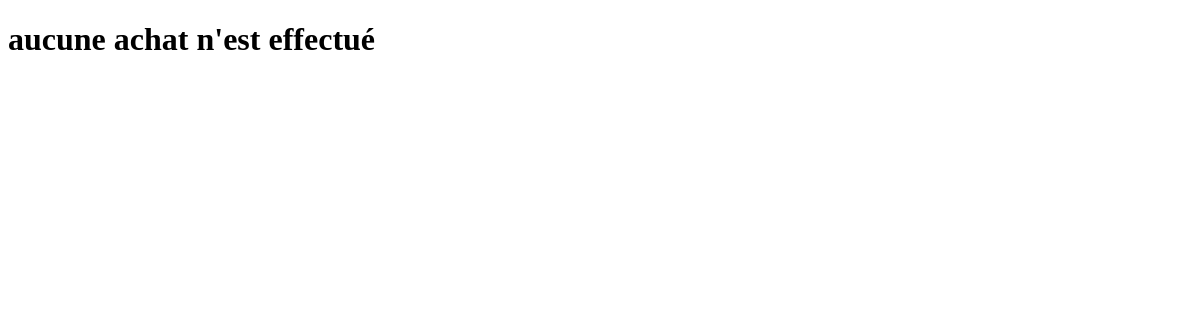
Page /listeAchat/ on the earlier database version.
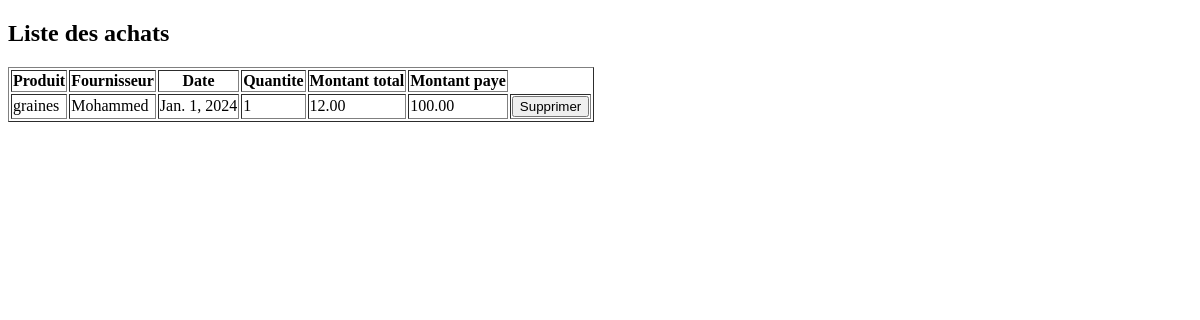
Same page on the later database version.
### SystemeGestion/models.py (models this page shows, shortened)
class Achat(models.Model):
    fournisseur = models.ForeignKey(Fournisseur, on_delete=models.CASCADE)
    produit = models.ForeignKey(Produit,on_delete=models.CASCADE)
    quantite = models.IntegerField()
    date_achat = models.DateField()
    prix_unitaire_ht = models.DecimalField(max_digits=10, decimal_places=2)
    montant_total_achat_ht = models.DecimalField(max_digits=10, decimal_places=2)
    montant_paye = models.DecimalField(decimal_places=2, max_digits=10)

class Produit(models.Model):
    Code=models.AutoField(primary_key=True)
    NomP=models.CharField(max_length=30)
    Description=models.CharField(max_length=100)
    prix_achat=models.DecimalField(max_digits=10, decimal_places=2)
    def __str__(self):
        return self.NomP

class Fournisseur(models.Model):
    ID_Fourni= models.AutoField(primary_key=True)
    NomF = models.CharField(max_length=200)
    adresse = models.CharField(max_length=200)
    email = models.EmailField()
    def __str__(self):
        return self.NomF

### SystemeGestion/views.py (the view)
# urls.py: path('listeAchat/',views.liste_achats,name='liste_achats'),
def liste_achats(request):
    achats = Achat.objects.all()
    return render(request, 'liste_achats.html', {'achats': achats})

### SystemeGestion/templates/liste_achats.html (shortened to what this page needs)
<!DOCTYPE html>
<html lang="en">
  <head>
  </head>
  <body>
    {% if achats %}
    <h2>Liste des achats</h2>
    <table border="1px">
      <thead>
        <tr>
          <th>Produit</th>
          <th>Fournisseur</th>
          <th>Date</th>
          <th>Quantite</th>
          <th>Montant total</th>
          <th>Montant paye</th>
        </tr>
      </thead>
      <tbody>
        {%for achat in achats %}
        <tr>
          <td>{{achat.produit}}</td>
          <td>{{achat.fournisseur}}</td>
          <td>{{achat.date_achat}}</td>
          <td>{{achat.quantite}}</td>
          <td>{{achat.montant_total_achat_ht}}</td>
          <td>{{achat.montant_paye}}</td>
          <td>
            <form method="post" action="{% url 'delete_achat' achat.id %}">
              <button type="submit" class="btn btn-danger">Supprimer</button>
            </form>
          </td>
        </tr>
        {% endfor %}
      </tbody>
    </table>
    {% else %}
    <h1>aucune achat n'est effectué</h1>
    {% endif%}
  </body>
</html>

Differences in the rows shown:
added Achat: produit "graines", fournisseur "Mohammed", date_achat "Jan. 1, 2024", quantite "1", montant_total_achat_ht "12.00", montant_paye "100.00"
Other differences:
text no longer shown: "aucune achat n'est effectué"
text now shown: "Liste des achats Produit Fournisseur Date Quantite Montant total Montant paye"
